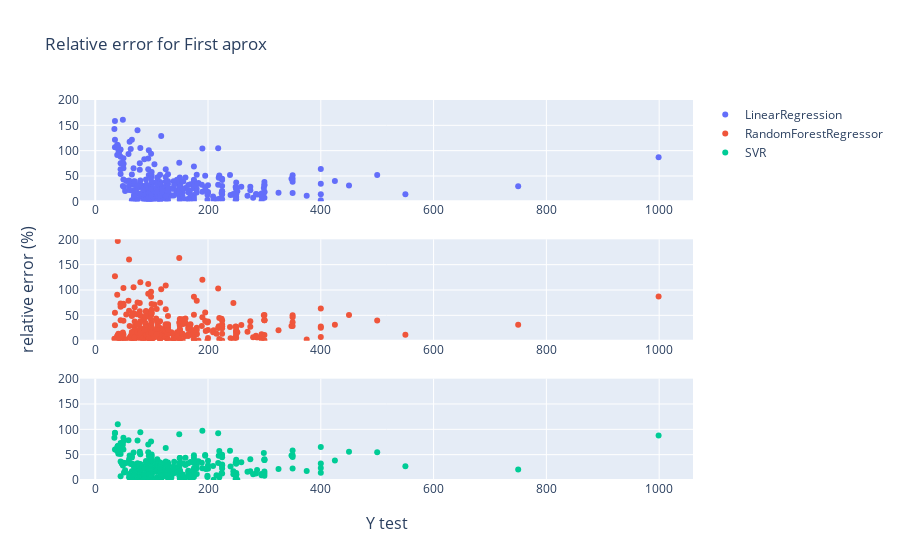

The cell this chart's notebook holds for it:
### Code cell
fig_plot1=subplot_error(df_plot1, title = "Relative error for First aprox")

### Figure 1 — Plotly figure (JSON) as saved in the notebook; plotly's stock layout.template omitted (floating-point values rounded to 4 significant figures; data arrays with more than 128 entries replaced by an {"elided": "..."} marker saying what was removed)
{"data": [{"mode": "markers", "name": "LinearRegression", "type": "scatter", "x": {"elided": "338 int values"}, "xaxis": "x", "y": {"elided": "338 float values"}, "yaxis": "y"}, {"mode": "markers", "name": "RandomForestRegressor", "type": "scatter", "x": {"elided": "338 int values"}, "xaxis": "x2", "y": {"elided": "338 float values"}, "yaxis": "y2"}, {"mode": "markers", "name": "SVR", "type": "scatter", "x": {"elided": "338 int values"}, "xaxis": "x3", "y": {"elided": "338 float values"}, "yaxis": "y3"}], "layout": {"annotations": [{"font": {"size": 16}, "showarrow": false, "text": "Y test", "x": 0.5, "xanchor": "center", "xref": "paper", "y": 0, "yanchor": "top", "yref": "paper", "yshift": -30}, {"font": {"size": 16}, "showarrow": false, "text": "relative error (%)", "textangle": -90, "x": 0, "xanchor": "right", "xref": "paper", "xshift": -40, "y": 0.5, "yanchor": "middle", "yref": "paper"}], "title": {"text": "Relative error for First aprox"}, "xaxis": {"anchor": "y", "domain": [0, 1]}, "xaxis2": {"anchor": "y2", "domain": [0, 1]}, "xaxis3": {"anchor": "y3", "domain": [0, 1]}, "yaxis": {"anchor": "x", "autorange": false, "domain": [0.7333, 1], "range": [0, 200], "title": {"text": ""}}, "yaxis2": {"anchor": "x2", "autorange": false, "domain": [0.3667, 0.6333], "range": [0, 200], "title": {"text": ""}}, "yaxis3": {"anchor": "x3", "autorange": false, "domain": [0, 0.2667], "range": [0, 200], "title": {"text": ""}}}}
